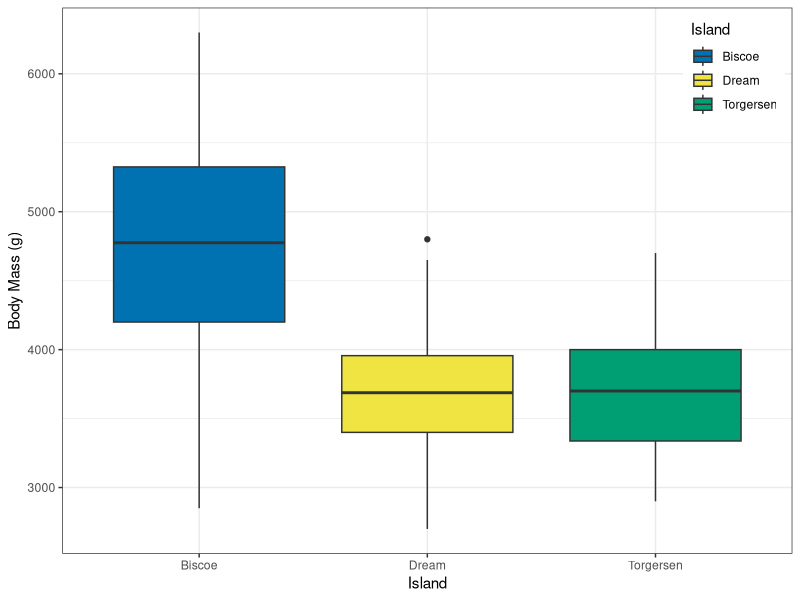

Generate this figure with R:
library(palmerpenguins)
library(ggplot2)

# Make the following changes to this basic boxplot.
# 1) Change the grey background to white
# 2) Clean up the axis labels
# 3) Make the color vary by island
# 4) Choose a color palette that you enjoy!

okabe_ito <- c("#0072B2", "#F0E442", "#009E73", "#56B4E9", "#E69F00")
ggplot(penguins, aes(island, body_mass_g,
       fill = island)) +
  geom_boxplot() +
  theme_bw() +
  labs(x = "Island",
       y = "Body Mass (g)",
       fill = "Island") +
  theme(legend.position = "inside",
        legend.position.inside = c(0.99, 0.99),
        legend.justification = c(1,1)) +
  scale_fill_manual(values = okabe_ito)

